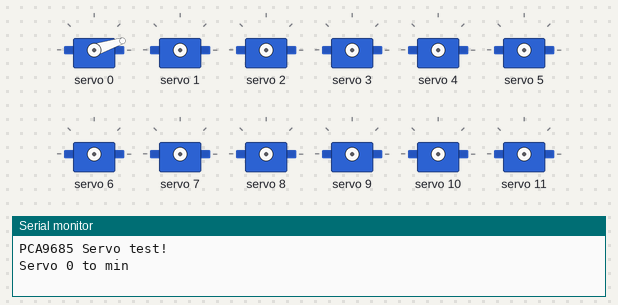
The sketch below on a simulated Arduino Uno, built with avr-gcc and run on an emulated ATmega328P. Parts: 12 × servo, the last lines printed to the serial monitor.

Above: at 0.1 s.
At 2.6 s:
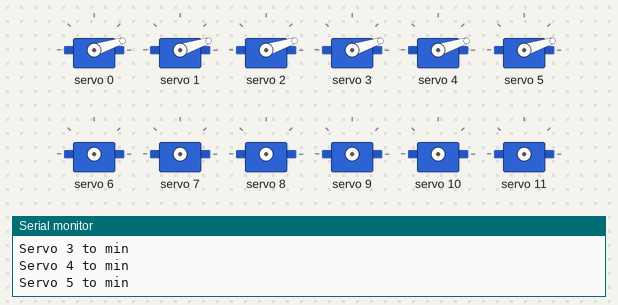
At 5.6 s:
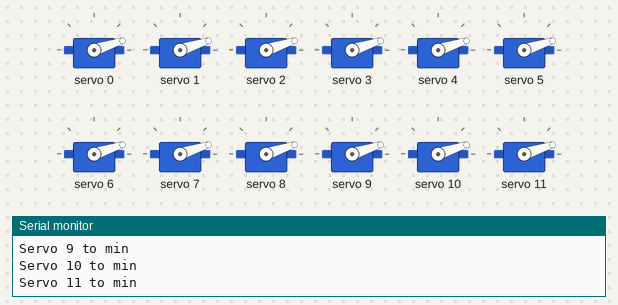
At 12.6 s:
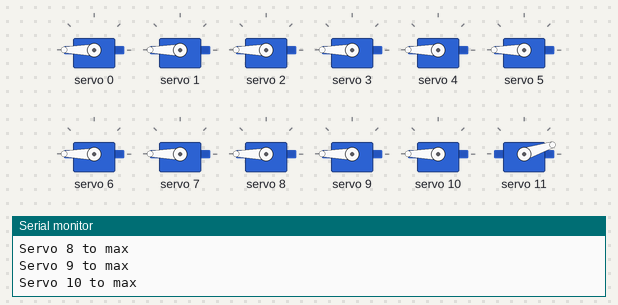
At 20.6 s:
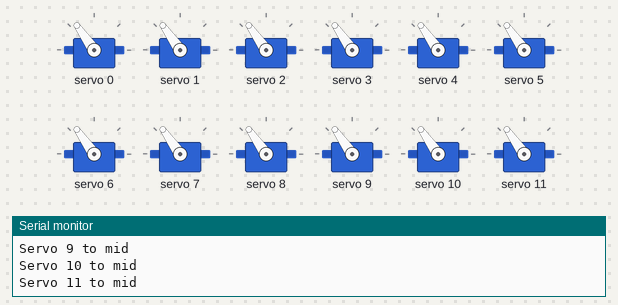
At 35.6 s:
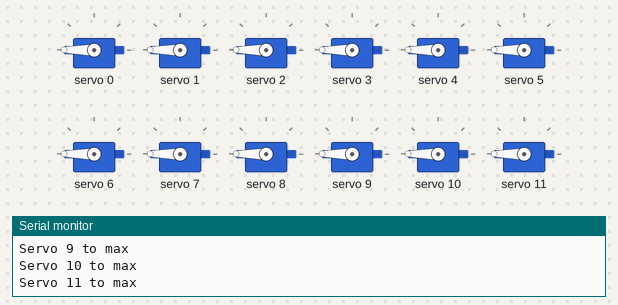
Timing chart, 0 to 40.0 s (numbered marks = the images above):
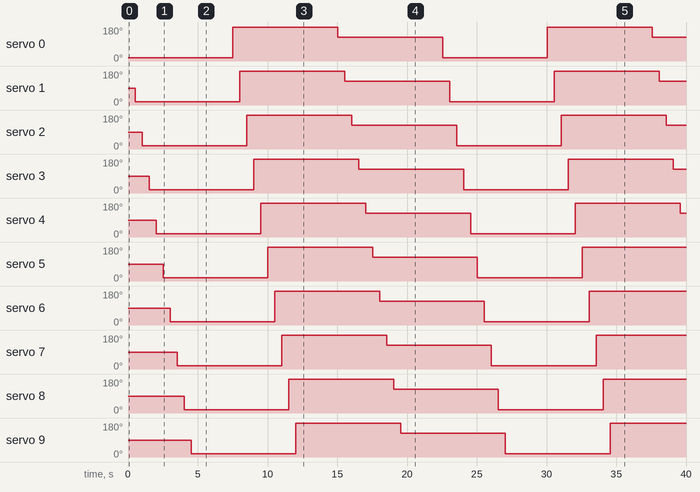

Measured:
- by itself, servo 0: 18° → 180° at 7.5 s, → 125° 7.5 s later, → 18° 7.5 s later, → 180° 7.5 s later, … (5 changes in this stretch)
- by itself, servo 1: 90° → 18° at 0.51 s, → 180° 7.5 s later, → 125° 7.5 s later, → 18° 7.5 s later, … (6 changes in this stretch)
- by itself, servo 2: 90° → 18° at 1.0 s, → 180° 7.5 s later, → 125° 7.5 s later, → 18° 7.5 s later, … (6 changes in this stretch)
- by itself, servo 3: 90° → 18° at 1.5 s, → 180° 7.5 s later, → 125° 7.5 s later, → 18° 7.5 s later, … (6 changes in this stretch)
- by itself, servo 4: 90° → 18° at 2.0 s, → 180° 7.5 s later, → 125° 7.5 s later, → 18° 7.5 s later, … (6 changes in this stretch)
- by itself, servo 5: 90° → 18° at 2.5 s, → 180° 7.5 s later, → 125° 7.5 s later, → 18° 7.5 s later, … (5 changes in this stretch)
- by itself, servo 6: 90° → 18° at 3.0 s, → 180° 7.5 s later, → 125° 7.5 s later, → 18° 7.5 s later, … (5 changes in this stretch)
- by itself, servo 7: 90° → 18° at 3.5 s, → 180° 7.5 s later, → 125° 7.5 s later, → 18° 7.5 s later, … (5 changes in this stretch)

The sketch:

test.ino
```cpp
#include <Wire.h>
#include <Adafruit_PWMServoDriver.h>

Adafruit_PWMServoDriver pwm = Adafruit_PWMServoDriver();

#define SERVOMIN  150 // This is the 'minimum' pulse length count (adjust if needed)
#define SERVOMAX  600 // This is the 'maximum' pulse length count (adjust if needed)
#define NUM_SERVOS 13   // Channels 0 to 5

void setup() {
  Serial.begin(115200);
  Serial.println("PCA9685 Servo test!");

  pwm.begin();
  pwm.setPWMFreq(50);  // Analog servos run at ~50 Hz update

  delay(10);
}

void loop() {
  // Sweep each servo from min to max
  for (uint8_t servo = 0; servo < NUM_SERVOS; servo++) {
    Serial.print("Servo "); Serial.print(servo); Serial.println(" to min");
    pwm.setPWM(servo, 0, SERVOMIN);
    delay(500);
  }
  delay(1000);

  for (uint8_t servo = 0; servo < NUM_SERVOS; servo++) {
    Serial.print("Servo "); Serial.print(servo); Serial.println(" to max");
    pwm.setPWM(servo, 0, SERVOMAX);
    delay(500);
  }
  delay(1000);

  for (uint8_t servo = 0; servo < NUM_SERVOS; servo++) {
    Serial.print("Servo "); Serial.print(servo); Serial.println(" to mid");
    pwm.setPWM(servo, 0, (SERVOMIN + SERVOMAX) / 2);
    delay(500);
  }
  delay(1000);
}
```
